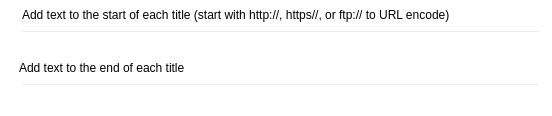
                          <widget class="QFrame" name="frameGlobalOptions1G1RPrefix">
                           <property name="enabled">
                            <bool>true</bool>
                           </property>
                           <property name="sizePolicy">
                            <sizepolicy hsizetype="Preferred" vsizetype="Preferred">
                             <horstretch>0</horstretch>
                             <verstretch>0</verstretch>
                            </sizepolicy>
                           </property>
                           <property name="minimumSize">
                            <size>
                             <width>0</width>
                             <height>109</height>
                            </size>
                           </property>
                           <property name="palette">
                            <palette>
                             <active>
                              <colorrole role="WindowText">
                               <brush brushstyle="SolidPattern">
                                <color alpha="255">
                                 <red>0</red>
                                 <green>0</green>
                                 <blue>0</blue>
                                </color>
                               </brush>
                              </colorrole>
                              <colorrole role="Button">
                               <brush brushstyle="SolidPattern">
                                <color alpha="0">
                                 <red>240</red>
                                 <green>240</green>
                                 <blue>240</blue>
                                </color>
                               </brush>
                              </colorrole>
                              <colorrole role="Midlight">
                               <brush brushstyle="SolidPattern">
                                <color alpha="0">
                                 <red>227</red>
                                 <green>227</green>
                                 <blue>227</blue>
                                </color>
                               </brush>
                              </colorrole>
                              <colorrole role="Dark">
                               <brush brushstyle="SolidPattern">
                                <color alpha="0">
                                 <red>160</red>
                                 <green>160</green>
                                 <blue>160</blue>
                                </color>
                               </brush>
                              </colorrole>
                              <colorrole role="Mid">
                               <brush brushstyle="SolidPattern">
                                <color alpha="0">
                                 <red>160</red>
                                 <green>160</green>
                                 <blue>160</blue>
                                </color>
                               </brush>
                              </colorrole>
                              <colorrole role="Text">
                               <brush brushstyle="SolidPattern">
                                <color alpha="255">
                                 <red>0</red>
                                 <green>0</green>
                                 <blue>0</blue>
                                </color>
                               </brush>
                              </colorrole>
                              <colorrole role="ButtonText">
                               <brush brushstyle="SolidPattern">
                                <color alpha="255">
                                 <red>0</red>
                                 <green>0</green>
                                 <blue>0</blue>
                                </color>
                               </brush>
                              </colorrole>
                              <colorrole role="Base">
                               <brush brushstyle="SolidPattern">
                                <color alpha="255">
                                 <red>255</red>
                                 <green>255</green>
                                 <blue>255</blue>
                                </color>
                               </brush>
                              </colorrole>
                              <colorrole role="Window">
                               <brush brushstyle="SolidPattern">
                                <color alpha="0">
                                 <red>0</red>
                                 <green>255</green>
                                 <blue>127</blue>
                                </color>
                               </brush>
                              </colorrole>
                              <colorrole role="Shadow">
                               <brush brushstyle="SolidPattern">
                                <color alpha="0">
                                 <red>105</red>
                                 <green>105</green>
                                 <blue>105</blue>
                                </color>
                               </brush>
                              </colorrole>
                              <colorrole role="AlternateBase">
                               <brush brushstyle="SolidPattern">
                                <color alpha="0">
                                 <red>246</red>
                                 <green>246</green>
                                 <blue>246</blue>
                                </color>
                               </brush>
                              </colorrole>
                             </active>
                             <inactive>
                              <colorrole role="WindowText">
                               <brush brushstyle="SolidPattern">
                                <color alpha="255">
                                 <red>0</red>
                                 <green>0</green>
                                 <blue>0</blue>
                                </color>
                               </brush>
                              </colorrole>
                              <colorrole role="Button">
                               <brush brushstyle="SolidPattern">
                                <color alpha="0">
                                 <red>240</red>
                                 <green>240</green>
                                 <blue>240</blue>
                                </color>
                               </brush>
                              </colorrole>
                              <colorrole role="Midlight">
                               <brush brushstyle="SolidPattern">
                                <color alpha="0">
                                 <red>227</red>
                                 <green>227</green>
                                 <blue>227</blue>
                                </color>
                               </brush>
                              </colorrole>
                              <colorrole role="Dark">
                               <brush brushstyle="SolidPattern">
                                <color alpha="0">
                                 <red>160</red>
                                 <green>160</green>
                                 <blue>160</blue>
                                </color>
                               </brush>
                              </colorrole>
                              <colorrole role="Mid">
                               <brush brushstyle="SolidPattern">
                                <color alpha="0">
                                 <red>160</red>
                                 <green>160</green>
                                 <blue>160</blue>
                                </color>
                               </brush>
                              </colorrole>
                              <colorrole role="Text">
                               <brush brushstyle="SolidPattern">
                                <color alpha="255">
                                 <red>0</red>
                                 <green>0</green>
                                 <blue>0</blue>
                                </color>
                               </brush>
                              </colorrole>
                              <colorrole role="ButtonText">
                               <brush brushstyle="SolidPattern">
                                <color alpha="255">
                                 <red>0</red>
                                 <green>0</green>
                                 <blue>0</blue>
                                </color>
                               </brush>
                              </colorrole>
                              <colorrole role="Base">
                               <brush brushstyle="SolidPattern">
                                <color alpha="255">
                                 <red>255</red>
                                 <green>255</green>
                                 <blue>255</blue>
                                </color>
                               </brush>
                              </colorrole>
                              <colorrole role="Window">
                               <brush brushstyle="SolidPattern">
                                <color alpha="0">
                                 <red>0</red>
                                 <green>255</green>
                                 <blue>127</blue>
                                </color>
                               </brush>
                              </colorrole>
                              <colorrole role="Shadow">
                               <brush brushstyle="SolidPattern">
                                <color alpha="0">
                                 <red>105</red>
                                 <green>105</green>
                                 <blue>105</blue>
                                </color>
                               </brush>
                              </colorrole>
                              <colorrole role="AlternateBase">
                               <brush brushstyle="SolidPattern">
                                <color alpha="0">
                                 <red>246</red>
                                 <green>246</green>
                                 <blue>246</blue>
                                </color>
                               </brush>
                              </colorrole>
                             </inactive>
                             <disabled>
                              <colorrole role="WindowText">
                               <brush brushstyle="SolidPattern">
                                <color alpha="0">
                                 <red>160</red>
                                 <green>160</green>
                                 <blue>160</blue>
                                </color>
                               </brush>
                              </colorrole>
                              <colorrole role="Button">
                               <brush brushstyle="SolidPattern">
                                <color alpha="0">
                                 <red>240</red>
                                 <green>240</green>
                                 <blue>240</blue>
                                </color>
                               </brush>
                              </colorrole>
                              <colorrole role="Midlight">
                               <brush brushstyle="SolidPattern">
                                <color alpha="0">
                                 <red>227</red>
                                 <green>227</green>
                                 <blue>227</blue>
                                </color>
                               </brush>
                              </colorrole>
                              <colorrole role="Dark">
                               <brush brushstyle="SolidPattern">
                                <color alpha="0">
                                 <red>160</red>
                                 <green>160</green>
                                 <blue>160</blue>
                                </color>
                               </brush>
                              </colorrole>
                              <colorrole role="Mid">
                               <brush brushstyle="SolidPattern">
                                <color alpha="0">
                                 <red>160</red>
                                 <green>160</green>
                                 <blue>160</blue>
                                </color>
                               </brush>
                              </colorrole>
                              <colorrole role="Text">
                               <brush brushstyle="SolidPattern">
                                <color alpha="0">
                                 <red>160</red>
                                 <green>160</green>
                                 <blue>160</blue>
                                </color>
                               </brush>
                              </colorrole>
                              <colorrole role="ButtonText">
                               <brush brushstyle="SolidPattern">
                                <color alpha="0">
                                 <red>160</red>
                                 <green>160</green>
                                 <blue>160</blue>
                                </color>
                               </brush>
                              </colorrole>
                              <colorrole role="Base">
                               <brush brushstyle="SolidPattern">
                                <color alpha="0">
                                 <red>0</red>
                                 <green>255</green>
                                 <blue>127</blue>
                                </color>
                               </brush>
                              </colorrole>
                              <colorrole role="Window">
                               <brush brushstyle="SolidPattern">
                                <color alpha="0">
                                 <red>0</red>
                                 <green>255</green>
                                 <blue>127</blue>
                                </color>
                               </brush>
                              </colorrole>
                              <colorrole role="Shadow">
                               <brush brushstyle="SolidPattern">
                                <color alpha="0">
                                 <red>105</red>
                                 <green>105</green>
                                 <blue>105</blue>
                                </color>
                               </brush>
                              </colorrole>
                              <colorrole role="AlternateBase">
                               <brush brushstyle="SolidPattern">
                                <color alpha="0">
                                 <red>246</red>
                                 <green>246</green>
                                 <blue>246</blue>
                                </color>
                               </brush>
                              </colorrole>
                             </disabled>
                            </palette>
                           </property>
                           <widget class="QLabel" name="labelGlobalOptions1G1RPrefix">
                            <property name="geometry">
                             <rect>
                              <x>22</x>
                              <y>5</y>
                              <width>521</width>
                              <height>20</height>
                             </rect>
                            </property>
                            <property name="text">
                             <string>Add text to the start of each title (start with http://, https//, or ftp:// to URL encode)</string>
                            </property>
                           </widget>
                           <widget class="CustomLineEdit" name="lineEditGlobalOptions1G1RPrefix">
                            <property name="geometry">
                             <rect>
                              <x>20</x>
                              <y>30</y>
                              <width>521</width>
                              <height>24</height>
                             </rect>
                            </property>
                            <property name="minimumSize">
                             <size>
                              <width>0</width>
                              <height>24</height>
                             </size>
                            </property>
                           </widget>
                           <widget class="QLabel" name="labelGlobalOptions1G1RSuffix">
                            <property name="geometry">
                             <rect>
                              <x>19</x>
                              <y>58</y>
                              <width>521</width>
                              <height>20</height>
                             </rect>
                            </property>
                            <property name="text">
                             <string>Add text to the end of each title</string>
                            </property>
                           </widget>
                           <widget class="CustomLineEdit" name="lineEditGlobalOptions1G1RSuffix">
                            <property name="geometry">
                             <rect>
                              <x>20</x>
                              <y>83</y>
                              <width>521</width>
                              <height>24</height>
                             </rect>
                            </property>
                            <property name="minimumSize">
                             <size>
                              <width>0</width>
                              <height>24</height>
                             </size>
                            </property>
                           </widget>
                          </widget>
